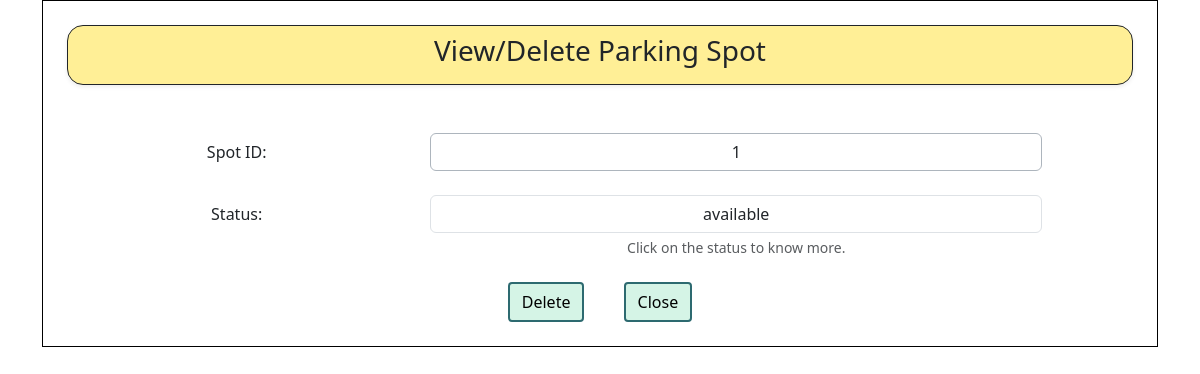
/view-spot/1 (signed in), run on an earlier commit of the app's database.
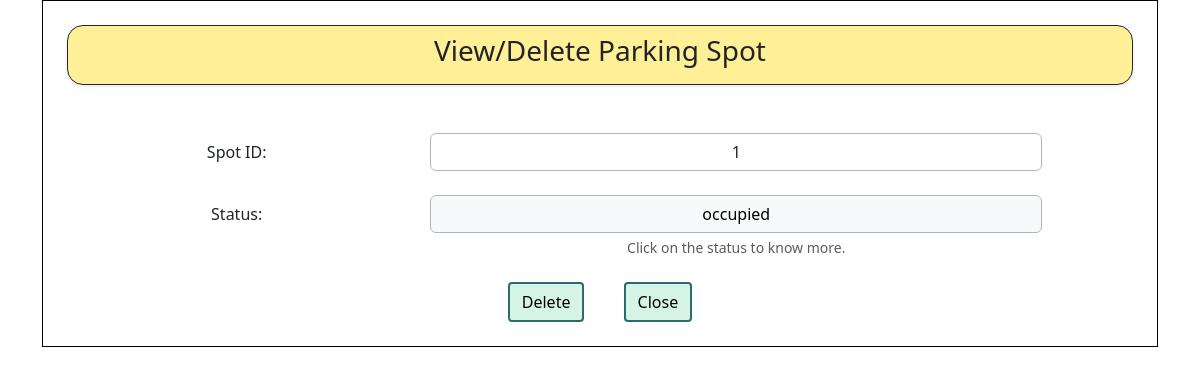
And on a later commit of the database.
### app/models/parking_spot.py (models this page shows)
class parking_spot(db.Model):
    __tablename__ = 'parking_spot'
    spot_id = db.Column(db.Integer, primary_key=True, autoincrement=True)
    lot_id = db.Column(db.Integer, db.ForeignKey('parking_lot.lot_id', ondelete='RESTRICT', onupdate='CASCADE'))
    status = db.Column(db.String(20), nullable=False) # status = 'occupied' or 'available'
    is_active = db.Column(db.Boolean, default=True)  # True = exists, False = deleted

### app/routes/admin.py (the view)
@admin_bp.route('/view-spot/<int:spot_id>')
@admin_required
def view_spot(spot_id):
    data = parking_spot.query.get(spot_id)
    if not data:
        return redirect(url_for('admin.view_lots'))
    reservation_id = None
    if data.status == 'occupied':
        res = reservation.query.filter_by(spot_id=spot_id, status='active').first()
        if res:
            reservation_id = res.reservation_id
    return render_template( 'admin/forms/view_spot.html', spot_id=data.spot_id, status=data.status, reservation_id=reservation_id )

### app/routes/admin.py (called while the page is built)
def admin_required(f):
    @wraps(f)
    def decorated_function(*args, **kwargs):
        if 'admin' not in session:
            return redirect(url_for('auth.adminlogin'))
        return f(*args, **kwargs)
    return decorated_function

### app/templates/admin/forms/view_spot.html (shortened to what this page needs)
{% extends "admin/forms/base.html" %}
{% block heading %}
View/Delete Parking Spot
{% endblock %}
{% block content %}
<form action="{{ url_for('admin.view_spot', spot_id=spot_id) }}">
    <div class="mb-4 row">
        <label for="id" class="col-sm-4 col-form-label"> Spot ID: </label>
        <div class="col-sm-7">
            <input type="text" id="id" value="{{ spot_id }}" class="form-control text-center border border-dark-subtle" readonly>
        </div>
    </div>
    <div class="mb-4 row">
        <label for="status" class="col-sm-4 col-form-label">Status:</label>
    <div class="col-sm-7">
        {% if status == 'occupied' and reservation_id %}
            <a href="{{ url_for('admin.view_occupied_spot', reservation_id=reservation_id) }}" class="form-control text-decoration-none btn btn-light border border-dark-subtle" >
                {{ status }}
            </a>
        {% else %}
            <input type="text" id="status" class="form-control text-center" readonly value="{{ status }}">
        {% endif %}
        <div id="statuslink" class="form-text">Click on the status to know more.</div>
    </div>
</div>
<div class="container-fluid">
       <a href="{{ url_for('admin.delete_spot', spot_id=spot_id) }}" class="btn rounded-1" style="background-color: #d5f4e6; border: 2px solid #2d6a70; color: black; margin-right: 35px;"
       onclick="return confirm('Delete this spot permanently?')"> Delete </a>
        <a href="{{ url_for( 'admin.view_lots') }}" class="btn  rounded-1" style="background-color: #d5f4e6; border: 2px solid#2d6a70; color: black"> Close </a>
</div>
</form>
{% endblock%}

What changed in the data, as far as the page shows it:
changed parking_spot: status "available" → "occupied"
